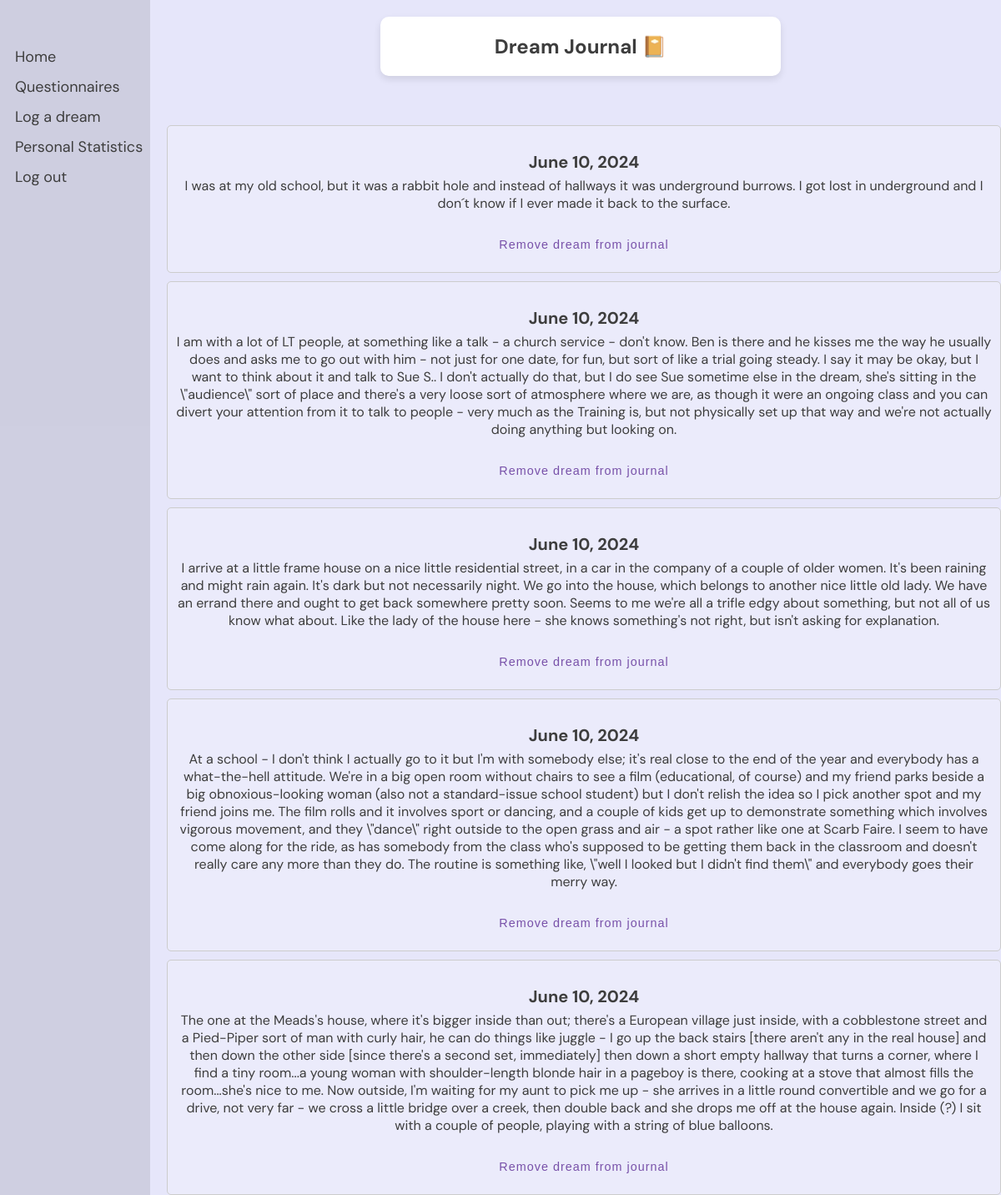
Before: /dreams/journal/ (signed in) with the older database file.
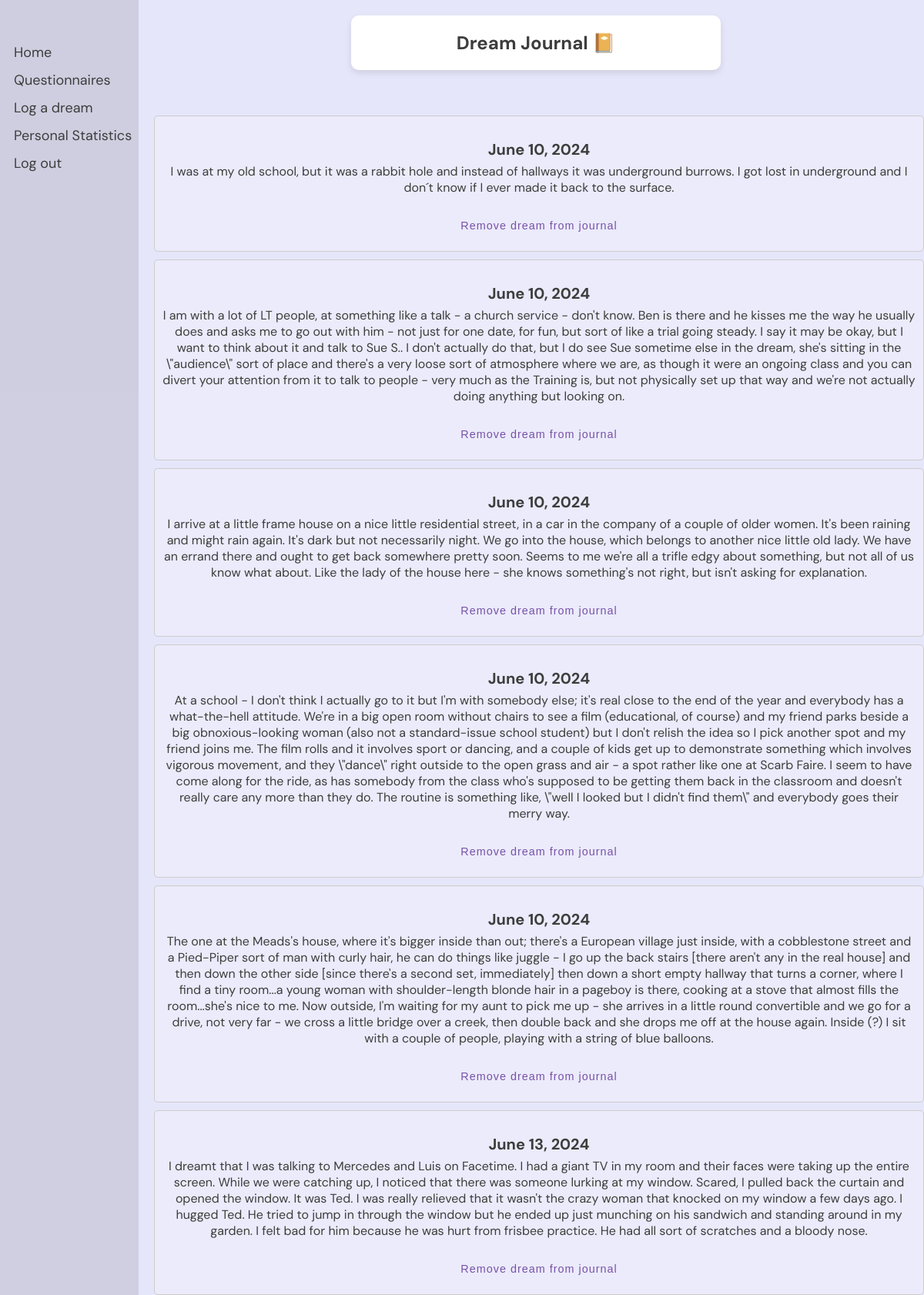
After: the same page with the newer database file.
### dreams/models.py (models this page shows)
class Dream(models.Model):
    user = models.ForeignKey(User, on_delete=models.CASCADE)
    date = models.DateField()
    content = models.TextField()
    shared = models.BooleanField(default=False)
    processed = models.BooleanField(default=False)

### dreams/views.py (the view)
# urls.py: path('journal/', views.dream_journal, name='dream_journal'),
@login_required
def dream_journal(request):
    dreams = Dream.objects.filter(user=request.user).order_by('-date')
    return render(request, 'dreams/dream_journal.html', {'dreams': dreams})

### dreams/templates/dreams/dream_journal.html (shortened to what this page needs)
{% load static %}
<!DOCTYPE html>
<html>
<head>
    <link rel="stylesheet" type="text/css" href="{% static 'css/styles.css' %}">
</head>
<body>
    <div class="header">
        <h2>Dream Journal 📔</h2>
    </div>
    <div class="sidenav">
        <a href="/">Home</a>
        <a href="{% url 'dreams:questionnaires' %}">Questionnaires</a>
        <a href="{% url 'dreams:log_dream' %}">Log a dream</a>
        <a href="{% url 'dreams:personal_statistics' %}">Personal Statistics</a>
        <a href="{% url 'logout' %}">Log out</a>
    </div>
    <div class="container">
        <div class="dreams">
            {% if dreams %}
                {% for dream in dreams reversed%}
                    <div class="dream">
                        <h3 class="dream-date">{{ dream.date }}{{dream.time}}</h3>
                        <p class="dream-content">{{ dream.content }}</p>
                        <form action="{% url 'dreams:delete_dream' dream.id %}" method="post">
                            <button type="submit">Remove dream from journal</button>
                        </form>
                    </div>
                {% endfor %}
            {% endif %}
        </div>
    </div>
</body>
</html>

### static/css/styles.css (style rules this page uses)
body { font-family: 'DM Sans', -apple-system, BlinkMacSystemFont, "Segoe UI", Roboto, Oxygen-Sans, Ubuntu, Cantarell, "Helvetica Neue", sans-serif; margin: 0; padding: 0; background-color: #E6E6FA; }
button, .button { padding: 15px 30px; font-size: 1.2vw; margin: 0 10px; border-radius: 25px; color: #7851a9; border: 2px solid #7851a9; background-color: transparent; letter-spacing: 1px; text-align: center; text-decoration: none; font-family: 'Poppins', sans-serif; display: inline-block; cursor: pointer; border: none; transition: background-color 0.3s, transform 0.3s; }

### dreams/templates/dreams/dream_journal.html (style rules this page uses)
body, html { margin: 0; padding: 0; width: 100%; height: 100%; font-family: 'DM Sans', -apple-system, BlinkMacSystemFont, "Segoe UI", Roboto, Oxygen-Sans, Ubuntu, Cantarell, "Helvetica Neue", sans-serif; display: flex; flex-direction: column; justify-content: space-between; align-items: center; }
.header { background: #FFFFFF; color: #3D3D3D; border-radius: 10px; box-shadow: 0 4px 8px rgba(0, 0, 0, 0.1); width: 40%; left: 8%; text-align: center; margin-top: 20px; z-index: 2; position: relative; }
.sidenav { height:100%; width:180px; position: fixed; z-index:1; top:0; left:0; background-color: rgba(0,0,0,0.1); overflow-x: :hidden; padding-top:50px; }
.sidenav a { padding:6px 8px 6px 18px; text-decoration: none; font-size:18px; color: #3D3D3D; display:block; }
.container { justify-content: center; width: calc(100% - 200px); align-items: center; height: calc(100vh - 150px); text-align: center; margin-left: 200px; margin-top: 30px; z-index: 1; }
.dream { margin-bottom: 10px; border: 1px solid #ccc; padding: 10px; border-radius: 5px; background-color: rgba(255, 255, 255, 0.2); }
.dream-date { font-size: 20px; font-weight: bold; margin-bottom: 5px; color: #3D3D3D; }
.dream-content { font-size: 16px; margin-top: 5px; color: #3D3D3D; }

Changed rows visible on the page:
added Dream: date "June 13, 2024", content "I dreamt that I was talking to Mercedes and Luis on Facetime. I had a giant TV in my room and their faces were taking up the entire screen. While we were catching up, I noticed that there was someone lurking at my window. Scared, I pulled back the curtain and opened the window. It was Ted. I was really relieved that it wasn't the crazy woman that knocked on my window a few days ago. I hugged Ted. He tried to jump in through the window but he ended up just munching on his sandwich and standing around in my garden. I felt bad for him because he was hurt from frisbee practice. He had all sort of scratches and a bloody nose."
